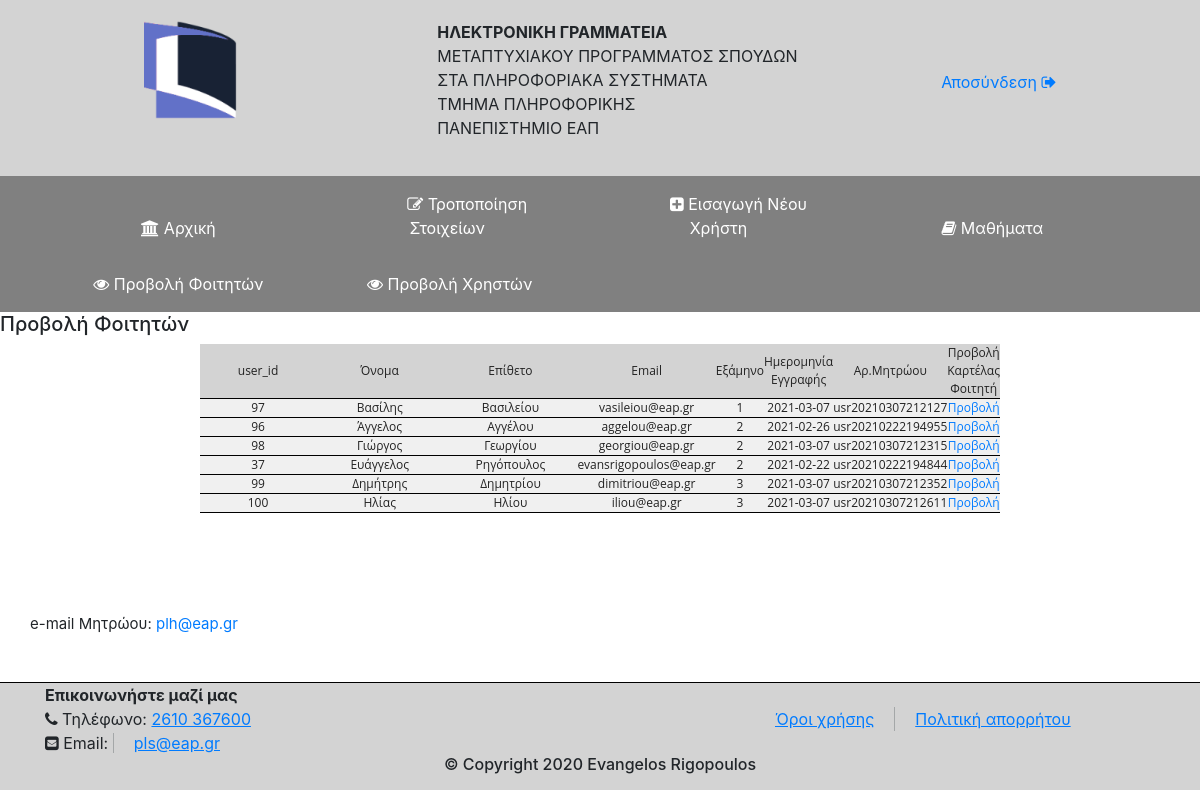
The page /showstudents.php on the database its author committed.
### tables this page shows
CREATE TABLE `semester` (
  `user_id` int(50) NOT NULL,
  `semester_id` int(10) NOT NULL,
  `semester` set('1','2','3','') NOT NULL
);

CREATE TABLE `user` (
  `user_id` int(10) NOT NULL,
  `name` varchar(50) DEFAULT NULL,
  `lastname` varchar(50) DEFAULT NULL,
  `Email` varchar(50) DEFAULT NULL,
  `Password` varchar(50) DEFAULT NULL,
  `role` set('Administrator','Student','Professor') NOT NULL,
  `mobile` varchar(10) DEFAULT NULL,
  `address` varchar(50) DEFAULT NULL,
  `birth_date` date DEFAULT NULL,
  `register_date` date DEFAULT NULL,
  `register_number` varchar(50) NOT NULL
);

### showstudents.php (the view, shortened to what this page needs)
<?php
include("header.php");
include("config.php");
?>
<!DOCTYPE html>
<html lang="en">
<head>
  <link rel="stylesheet" href="https://stackpath.bootstrapcdn.com/bootstrap/4.1.3/css/bootstrap.min.css">
  <link rel="stylesheet" href="styles/styles.css">
  <link rel="stylesheet" href="https://cdnjs.cloudflare.com/ajax/libs/font-awesome/4.7.0/css/font-awesome.min.css">
  <link
  rel="stylesheet"
  href="https://cdnjs.cloudflare.com/ajax/libs/animate.css/4.1.1/animate.min.css"
/>
</head>
<body>
<h5>Προβολή Φoιτητών</h5>
<?php
        $sql="SELECT * FROM user Inner Join semester on user.user_id=semester.user_id  WHERE role = 'Student' ORDER BY semester,lastname ASC; ";
        $data = $conn->query($sql);
    ?>
   <table class="show" >
    <thead>
            <tr class="text">
            <th>user_id</th>
            <th>Όνομα</th>
            <th>Επίθετο</th>
            <th>Email</th>
            <th>Εξάμηνο</th>
            <th>Ημερομηνία Εγγραφής</th>
            <th>Αρ.Μητρώου</th>
            <th>Προβολή Καρτέλας Φοιτητή</th>
            </tr>
            </thead>
        <?php while($row = $data->fetch()): ?>
            <tbody>
        <tr class="coloredtext">
            <td><?=$row['user_id']?></td>
            <td><?=$row['name']?></td>
            <td><?=$row['lastname']?></td>
            <td><?=$row['Email']?></td>
            <td><?=$row['semester']?></td>
            <td><?=$row['register_date']?></td>
            <td><?=$row['register_number']?></td>
            <td><a href="backofficestudentsstatistics.php?user_id=<?=$row['user_id']?>">Προβολή</a></td>
        </tr>
            </tbody>
        <?php endwhile ?>
    </table>
    <div style="padding:100px 0 30px 30px;">
    <p  style="font-size:15px;">
    <span class="text">e-mail Μητρώου:</span>
    <span class="text"> <a href="#">plh@eap.gr</a></span>
</p>
    </div>
</body>
<?php
    include("footer.php");
    ?>
</html>

### styles/styles.css (style rules this page uses)
body { margin: 0em; width: auto; }
table, th, td { border: 1px solid black; border-collapse: collapse; text-align: center; color:rgb(91, 91, 92); }
table { width:100%; }
th { background-color:lightgray; width:30%; }
.text { background-color: #ffffff; }
.coloredtext { background-color:#f0f0f0; ; }
.user,tr,th,td { font-family: Open Sans !important; font: 75% / 1.5 sans-serif; margin: 0; padding: 0; border: none; color: #222222; }
.show { display: table; border-collapse: separate; box-sizing: border-box; text-indent: initial; border-spacing:2px; width:800px; height: auto; border-top-width: 0px; border-right-width: 0px; border-bottom-width: 0px; border-left-width: 0px; border-spacing:2px; border-collapse: collapse; animation:fadeInLeft; animation-duration: 0.5s; }
.show th { margin:auto; border: auto; padding:auto; font:100%; }
.show,th,td { font-family: Open Sans !important; font:100% /1.5 Arial, Helvetica, sans-serif; margin:auto; border-bottom: 1px black solid; padding:auto; color: #222222; border-collapse: collapse; border-spacing:2px; }

### rows shown on the page
semester: user "97", user.name "Βασίλης", user.lastname "Βασιλείου", user.Email "vasileiou@eap.gr", semester "1", user.register_date "2021-03-07", user.register_number "usr20210307212127"
semester: user "96", user.name "Άγγελος", user.lastname "Αγγέλου", user.Email "aggelou@eap.gr", semester "2", user.register_date "2021-02-26", user.register_number "usr20210222194955"
semester: user "98", user.name "Γιώργος", user.lastname "Γεωργίου", user.Email "georgiou@eap.gr", semester "2", user.register_date "2021-03-07", user.register_number "usr20210307212315"
semester: user "37", user.name "Ευάγγελος", user.lastname "Ρηγόπουλος", user.Email "evansrigopoulos@eap.gr", semester "2", user.register_date "2021-02-22", user.register_number "usr20210222194844"
semester: user "99", user.name "Δημήτρης", user.lastname "Δημητρίου", user.Email "dimitriou@eap.gr", semester "3", user.register_date "2021-03-07", user.register_number "usr20210307212352"
semester: user "100", user.name "Ηλίας", user.lastname "Ηλίου", user.Email "iliou@eap.gr", semester "3", user.register_date "2021-03-07", user.register_number "usr20210307212611"
